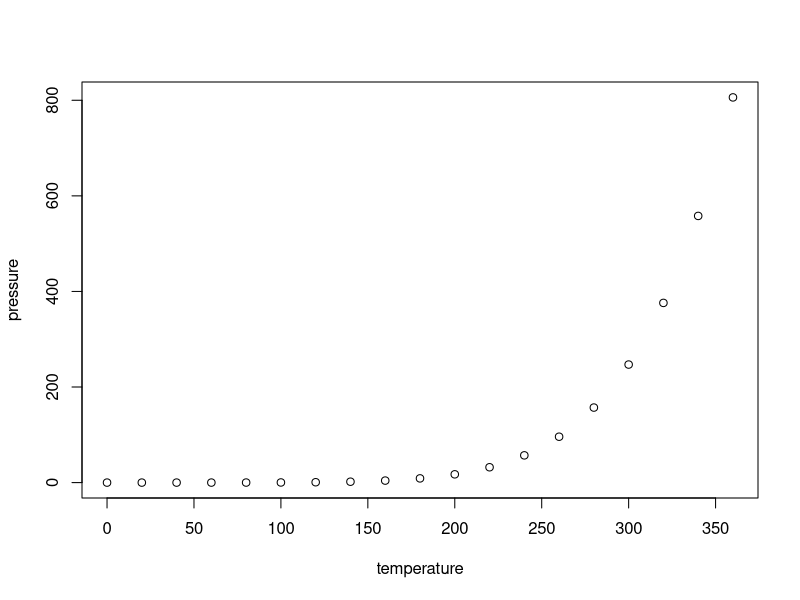
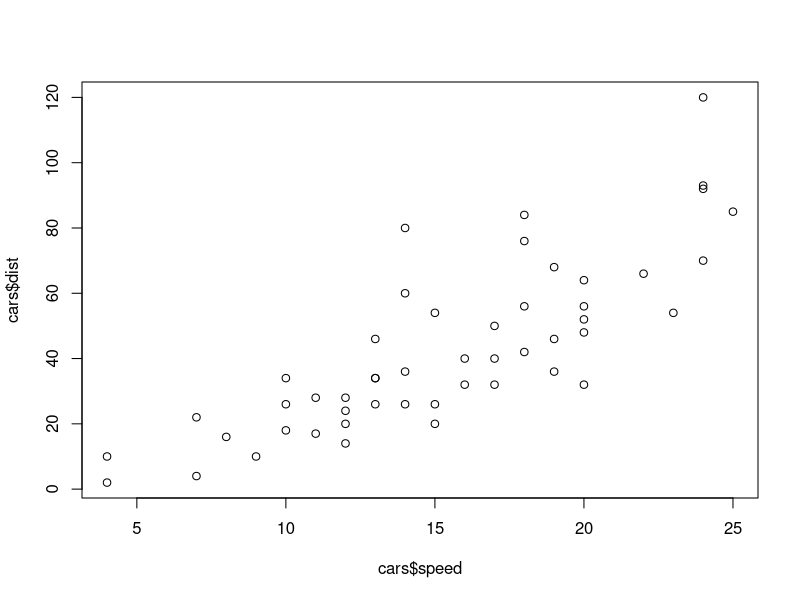

Recreate these plots in R, in order.
## ---- chunk 1
knitr::opts_chunk$set(
  collapse = TRUE,
  comment = "#>"
)
## ---- chunk 2

summary(cars)


## ---- chunk 3
plot(pressure)
## ---- chunk 4

plot(x = cars$speed, y = cars$dist)
